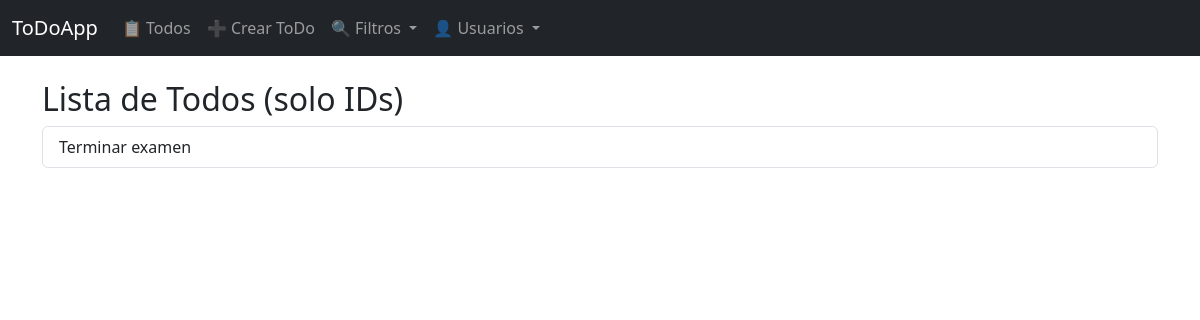
/todos/solo_ids/, run on an earlier commit of the app's database.
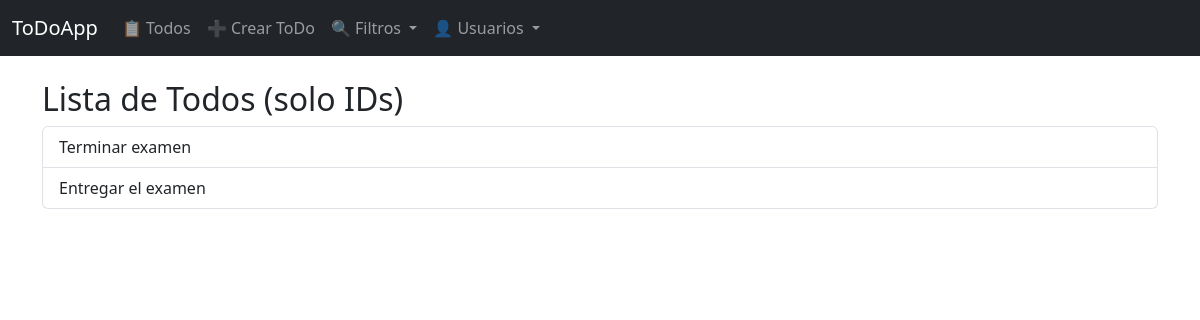
And on a later commit of the database.
### todos/models.py (models this page shows)
class Todo(models.Model):
    title = models.CharField(max_length=255)
    is_done = models.BooleanField(default=False)
    user = models.ForeignKey(User, on_delete=models.CASCADE)
    def __str__(self):
        return self.title

### todos/views.py (the view)
# urls.py: path('solo_ids/', views.todos_ids, name="todos_ids"),
def todos_ids(request):
    todos = Todo.objects.all()
    return render(request, "todos/todo_ids.html", {"todos": todos})

### todos/templates/todos/todo_ids.html
{% extends "base.html" %}
{% block content %}
<h2> Lista de Todos (solo IDs)</h2>
<ul class="list-group">
  {% for id in todos %}
    <li class="list-group-item"> {{ id }}</li>
  {% endfor %}
</ul>
{% endblock %}

What changed in the data, as far as the page shows it:
added Todo: title "Entregar el examen"
